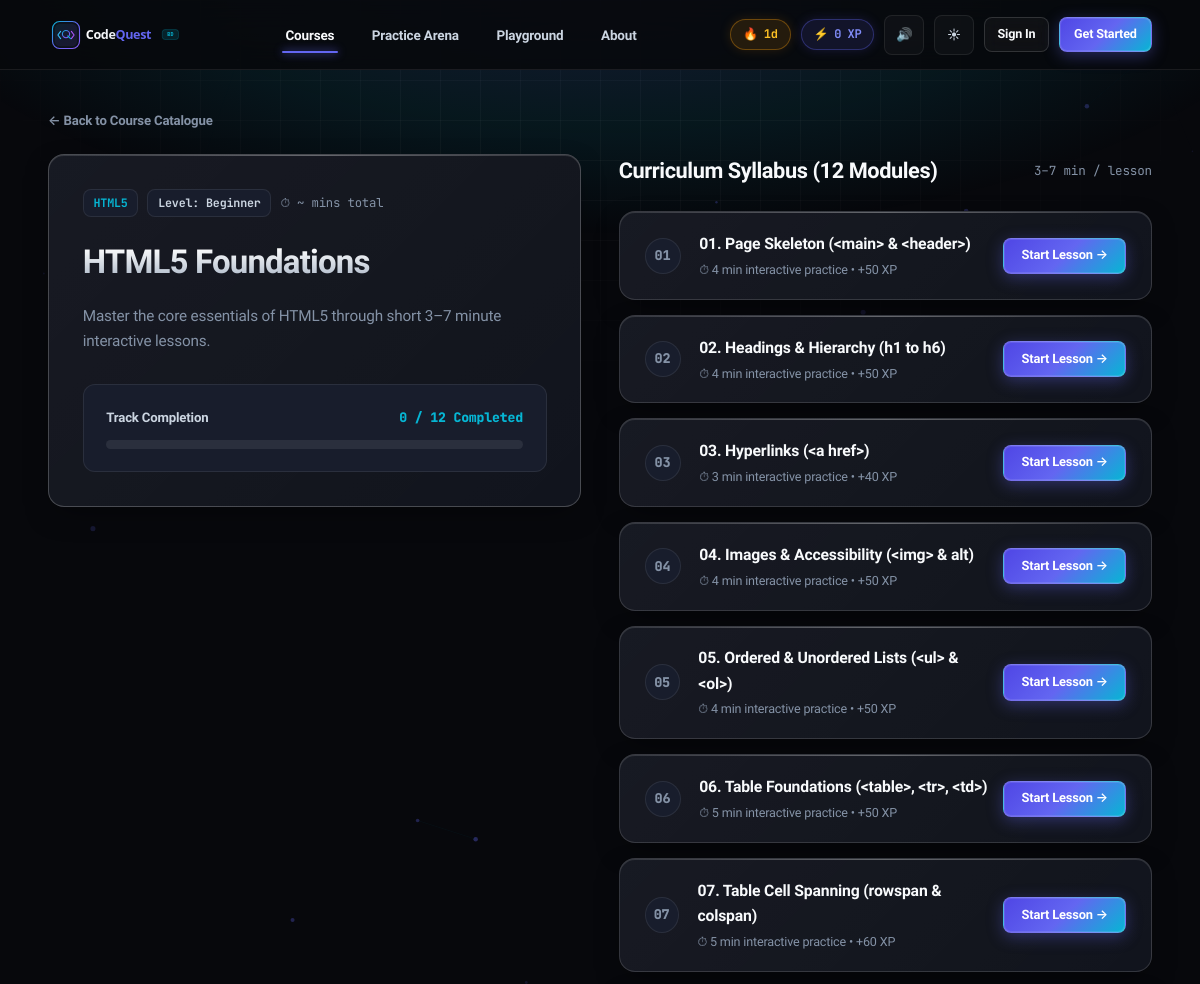
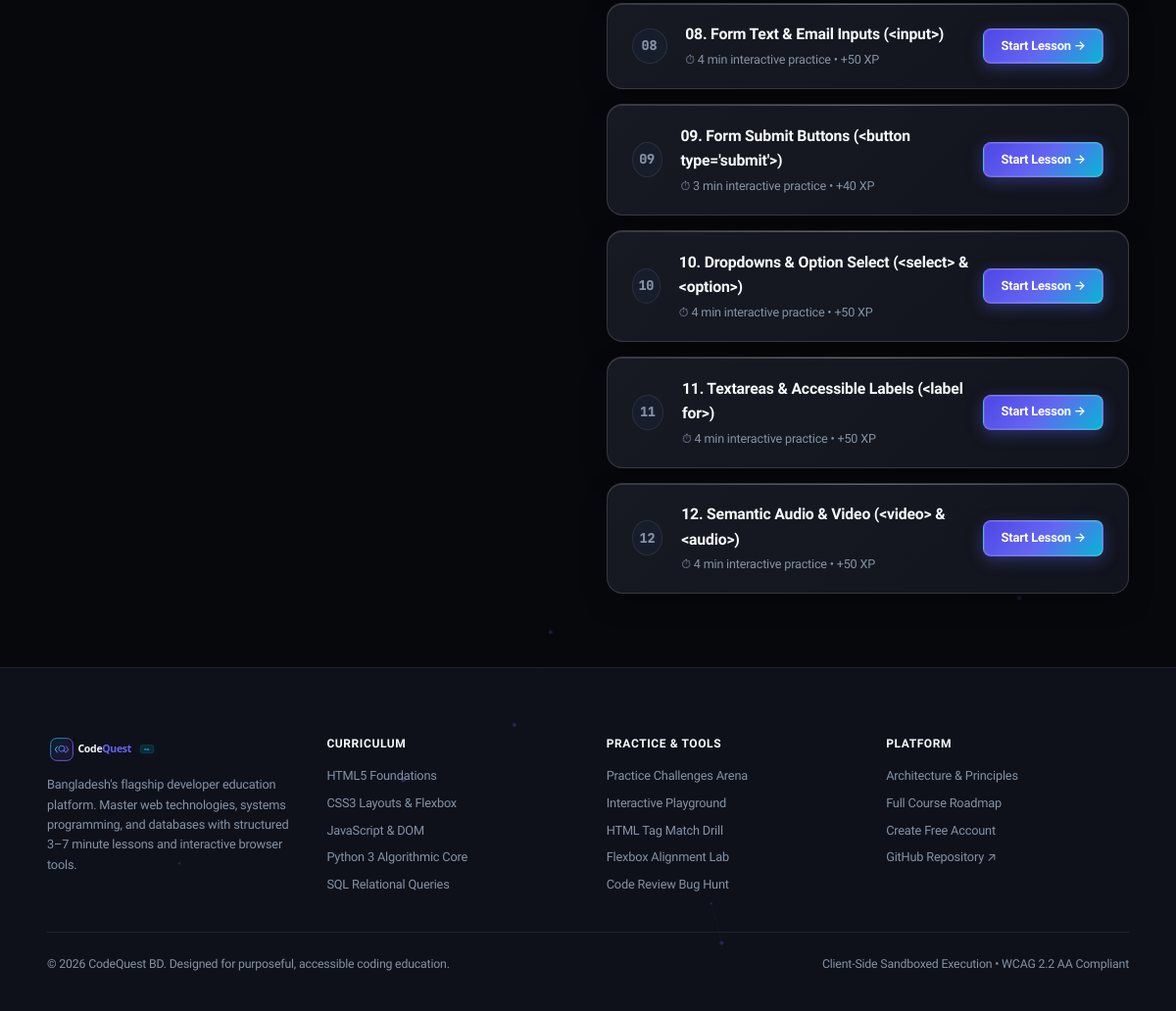
The page /courses/html-core/ on the database its author committed (2 pictures, top to bottom).
### learn/models.py (models this page shows, shortened)
class Course(models.Model):
    language = models.ForeignKey(Language, on_delete=models.CASCADE, related_name="courses")
    title = models.CharField(max_length=160)
    slug = models.SlugField(max_length=160, unique=True)
    description = models.TextField()
    level = models.CharField(max_length=40, default="Beginner")
    order = models.PositiveIntegerField(default=0)
    xp_reward = models.PositiveIntegerField(default=200)
    class Meta:
        ordering = ["order", "id"]

class Language(models.Model):
    name = models.CharField(max_length=80, unique=True)
    slug = models.SlugField(max_length=80, unique=True)
    short_code = models.CharField(max_length=16, default="CODE")
    category = models.CharField(max_length=80, default="Core Foundations")
    summary = models.CharField(max_length=240)
    icon_svg = models.TextField(blank=True, default="")
    order = models.PositiveIntegerField(default=0)
    is_active = models.BooleanField(default=True)
    class Meta:
        ordering = ["order", "name"]

class Lesson(models.Model):
    EXECUTION_TYPES = [
        ("IFRAME", "HTML/CSS/JS Live Preview (Sandboxed iframe)"),
        ("PYODIDE", "Python 3 Client-Side WASM (Pyodide)"),
        ("SQL", "SQL Browser Database (sql.js WASM)"),
        ("PREDICT", "Predict the Output (C, Java, PHP, Bash)"),
        ("QUIZ", "Fill-the-Blank & Multiple Choice"),
    ]
    course = models.ForeignKey(Course, on_delete=models.CASCADE, related_name="lessons")
    title = models.CharField(max_length=200)
    slug = models.SlugField(max_length=200)
    order = models.PositiveIntegerField(default=1)
    est_minutes = models.PositiveIntegerField(default=5, help_text="Bite-sized duration (3-7 min)")
    xp = models.PositiveIntegerField(default=50)
    execution_type = models.CharField(max_length=20, choices=EXECUTION_TYPES, default="IFRAME")
    body_md = models.TextField(help_text="Short markdown explanation (max ~150 words + diagram/example)")
    diagram_svg = models.TextField(blank=True, default="", help_text="Optional clean inline SVG diagram")
    task_prompt = models.TextField(help_text="Clear single task description")
    starter_code = models.TextField(help_text="Initial code placed in editor")
    solution = models.TextField(help_text="Working solution code")
    tests_json = models.JSONField(
        default=list,
        blank=True,
        help_text="List of test checks: [{'id': 'c1', 'desc': 'Has <h1> tag', 'type': 'dom_exists', 'query': 'h1'}]"
    )
    hints_json = models.JSONField(
        default=list,
        blank=True,
        help_text="Hint ladder: ['Hint 1: Check your syntax', 'Hint 2: Use display: flex']"
    )
    class Meta:
        ordering = ["course__order", "order", "id"]
        unique_together = ("course", "slug")

### learn/views.py (the view)
# urls.py: path("courses/<slug:course_slug>/", views.course_detail, name="course_detail"),
def course_detail(request, course_slug):
    course = get_object_or_404(Course.objects.select_related("language").prefetch_related("lessons"), slug=course_slug)
    lessons = list(course.lessons.all())
    completed_ids = set()
    if request.user.is_authenticated:
        completed_ids = set(
            request.user.progress.filter(lesson__course=course, status="COMPLETED").values_list("lesson_id", flat=True)
        )
    return render(
        request,
        "learn/course_detail.html",
        {
            "course": course,
            "lessons": lessons,
            "completed_ids": completed_ids,
        },
    )

### learn/context_processors.py (called while the page is built, shortened)
def global_stats(request):
    xp = 0
    streak = 1
    completed_ids = []
    return {
        "ADMIN_URL": getattr(settings, "ADMIN_URL", "hidden-core-cms"),
        "user_xp": xp,
        "user_streak": streak,
        "completed_lesson_ids": completed_ids,
        "nav_languages": Language.objects.filter(is_active=True).prefetch_related("courses")[:6],
    }

### templates/learn/course_detail.html (shortened to what this page needs)
{% extends "base.html" %}
{% block content %}
<div class="shell" style="padding-top: 2.5rem; padding-bottom: 5rem;">
  <nav aria-label="Breadcrumb" style="margin-bottom: 1.5rem;">
    <a href="{% url 'catalogue' %}" style="font-size: 0.88rem; color: var(--text-muted); text-decoration: none; display: inline-flex; align-items: center; gap: 0.4rem; font-weight: 600;">
      &larr; Back to Course Catalogue
    </a>
  </nav>
  <div style="display: grid; grid-template-columns: repeat(auto-fit, minmax(360px, 1fr)); gap: 2.5rem; align-items: start;">
    <div class="cq-card" style="padding: 2.25rem; border: 1px solid var(--border-strong); position: sticky; top: 90px;">
      <div style="display: flex; flex-wrap: wrap; gap: 0.6rem; align-items: center; margin-bottom: 1.25rem;">
        <span style="font-size: 0.78rem; font-family: var(--font-mono); font-weight: 700; background: var(--bg-panel); border: 1px solid var(--border-subtle); padding: 0.25rem 0.65rem; border-radius: var(--radius-sm); color: var(--accent-secondary);">
          {{ course.language.name }}
        </span>
        <span style="font-size: 0.78rem; font-family: var(--font-mono); font-weight: 700; background: var(--bg-panel); border: 1px solid var(--border-subtle); padding: 0.25rem 0.65rem; border-radius: var(--radius-sm); color: var(--text-secondary);">
          Level: {{ course.level }}
        </span>
        <span style="font-size: 0.82rem; color: var(--text-muted); font-family: var(--font-mono);">
          ⏱ ~{{ course.estimated_time_minutes }} mins total
        </span>
      </div>
      <h1 style="font-size: 2.2rem; font-weight: 800; color: var(--text-primary); letter-spacing: -0.025em; margin-bottom: 1rem;" class="headline-gradient">
        {{ course.title }}
      </h1>
      <p style="font-size: 1.02rem; color: var(--text-muted); line-height: 1.65; margin-bottom: 2rem;">
        {{ course.description }}
      </p>
      <div style="background: var(--bg-panel); padding: 1.5rem; border-radius: var(--radius-md); border: 1px solid var(--border-subtle);">
        <div style="display: flex; align-items: center; justify-content: space-between; font-size: 0.88rem; margin-bottom: 0.75rem;">
          <span style="color: var(--text-secondary); font-weight: 700;">Track Completion</span>
          <span style="font-family: var(--font-mono); color: var(--accent-secondary); font-weight: 800;">
            {{ completed_ids|length }} / {{ lessons|length }} Completed
          </span>
        </div>
        <div class="progress-bar-bg">
        </div>
      </div>
    </div>
    <div>
      <div style="display: flex; justify-content: space-between; align-items: center; margin-bottom: 1.5rem;">
        <h2 style="font-size: 1.45rem; font-weight: 800; color: var(--text-primary); letter-spacing: -0.02em; margin: 0;">
          Curriculum Syllabus ({{ lessons|length }} Modules)
        </h2>
        <span style="font-size: 0.84rem; color: var(--text-muted); font-family: var(--font-mono);">
          3–7 min / lesson
        </span>
      </div>
      <div style="display: flex; flex-direction: column; gap: 1rem;">
        {% for lesson in lessons %}
        <div class="cq-card cq-card-interactive" style="padding: 1.25rem 1.65rem; display: flex; flex-direction: row; align-items: center; justify-content: space-between; gap: 1rem;">
          <div style="display: flex; align-items: center; gap: 1.25rem;">
            <div style="font-family: var(--font-mono); font-size: 0.9rem; font-weight: 800; width: 36px; height: 36px; border-radius: 50%; display: flex; align-items: center; justify-content: center; background: {% if lesson.id in completed_ids %}var(--success-subtle){% else %}var(--bg-panel){% endif %}; color: {% if lesson.id in completed_ids %}var(--success){% else %}var(--text-muted){% endif %}; border: 1px solid {% if lesson.id in completed_ids %}rgba(16, 185, 129, 0.35){% else %}var(--border-subtle){% endif %};">
              {% if lesson.id in completed_ids %}
                ✓
              {% else %}
                {{ forloop.counter|stringformat:"02d" }}
              {% endif %}
            </div>
            <div>
              <h3 style="font-size: 1.05rem; font-weight: 700; color: var(--text-primary); margin-bottom: 0.25rem;">
                <a href="{% url 'lesson_detail' course.slug lesson.slug %}" style="color: inherit; text-decoration: none;">
                  {{ lesson.title }}
                </a>
              </h3>
              <div style="font-size: 0.84rem; color: var(--text-muted);">
                ⏱ {{ lesson.est_minutes }} min interactive practice &bull; +{{ lesson.xp }} XP
              </div>
            </div>
          </div>
          <div>
            {% if lesson.id in completed_ids %}
              <a href="{% url 'lesson_detail' course.slug lesson.slug %}" class="btn btn-ghost" style="padding: 0.45rem 1rem; font-size: 0.84rem; color: var(--success); border-color: rgba(16, 185, 129, 0.35);">
                Review &rarr;
              </a>
            {% else %}
              <a href="{% url 'lesson_detail' course.slug lesson.slug %}" class="btn btn-primary" style="padding: 0.45rem 1.15rem; font-size: 0.86rem;">
                Start Lesson &rarr;
              </a>
            {% endif %}
          </div>
        </div>
        {% empty %}
        <div style="text-align: center; padding: 3rem; color: var(--text-muted); background: var(--bg-surface); border-radius: var(--radius-md); border: 1px solid var(--border-subtle);">
          No lessons currently configured for this track.
        </div>
        {% endfor %}
      </div>
    </div>
  </div>
</div>
{% endblock %}

### static/css/codequest.css (style rules this page uses)
:root, [data-theme="dark"] { --bg-canvas: #07080c; --bg-surface: #0e111a; --bg-surface-elevated: #141824; --bg-panel: #181d2c; --bg-input: #0a0d14; --bg-glass: rgba(7, 8, 12, 0.88); --border-subtle: rgba(255, 255, 255, 0.08); --border-medium: rgba(255, 255, 255, 0.14); --border-strong: rgba(255, 255, 255, 0.22); --border-glow: rgba(99, 102, 241, 0.45); --text-primary: #f8fafc; --text-secondary: #cbd5e1; --text-muted: #8492a6; --text-dim: #4b5568; --accent: #6366f1; --accent-hover: #4f46e5; --accent-primary: #6366f1; --accent-secondary: #06b6d4; --accent-glow: rgba(99, 102, 241, 0.28); --accent-subtle: rgba(99, 102, 241, 0.12); --accent-gradient: linear-gradient(135deg, #38bdf8 0%, #818cf8 50%, #c084fc 100%); --accent-gradient-btn: linear-gradient(135deg, #4f46e5 0%, #6366f1 50%, #06b6d4 100%); --success: #10b981; --success-glow: rgba(16, 185, 129, 0.25); --success-subtle: rgba(16, 185, 129, 0.12); --warning: #f59e0b; --warning-glow: rgba(245, 158, 11, 0.25); --warning-subtle: rgba(245, 158, 11, 0.12); --danger: #ef4444; --danger-glow: rgba(239, 68, 68, 0.25); --danger-subtle: rgba(239, 68, 68, 0.12); --lang-html: #f97316; --lang-css: #38bdf8; --lang-js: #facc15; --lang-py: #34d399; --lang-sql: #c084fc; --font-sans: 'Plus Jakarta Sans', -apple-system, BlinkMacSystemFont, "Segoe UI", Roboto, sans-serif; --font-mono: 'JetBrains Mono', ui-monospace, Menlo, Consolas, monospace; --radius-xs: 4px; --radius-sm: 8px; --radius-md: 12px; --radius-lg: 16px; --radius-xl: 22px; --shadow-subtle: 0 1px 2px rgba(0, 0, 0, 0.4); --shadow-card: 0 8px 24px -4px rgba(0, 0, 0, 0.5), 0 0 0 1px rgba(255, 255, 255, 0.05) inset; --shadow-elevated: 0 18px 40px -6px rgba(0, 0, 0, 0.65), 0 0 0 1px rgba(255, 255, 255, 0.08) inset; --shadow-glow: 0 0 36px -4px rgba(99, 102, 241, 0.35); --ease: cubic-bezier(0.16, 1, 0.3, 1); }
*, *::before, *::after { box-sizing: border-box; margin: 0; padding: 0; }
html { font-size: 15px; scroll-behavior: smooth; -webkit-text-size-adjust: 100%; }
body { background-color: var(--bg-canvas); color: var(--text-primary); font-family: var(--font-sans); line-height: 1.6; letter-spacing: -0.012em; min-height: 100vh; display: flex; flex-direction: column; overflow-x: hidden; -webkit-font-smoothing: antialiased; -moz-osx-font-smoothing: grayscale; position: relative; transition: background-color 0.2s var(--ease), color 0.2s var(--ease); }
.shell { width: 100%; max-width: 1560px; margin: 0 auto; padding: 0 clamp(1.5rem, 4vw, 4rem); position: relative; z-index: 1; }
.btn { display: inline-flex; align-items: center; justify-content: center; gap: 0.55rem; padding: 0.65rem 1.35rem; border-radius: var(--radius-sm); font-size: 0.88rem; font-weight: 600; cursor: pointer; text-decoration: none; transition: all 0.18s var(--ease); border: 1px solid transparent; font-family: inherit; white-space: nowrap; position: relative; }
.btn-primary { background: var(--accent-gradient-btn); color: #ffffff !important; border: 1px solid rgba(255, 255, 255, 0.2); box-shadow: 0 4px 16px rgba(99, 102, 241, 0.35), 0 0 0 1px rgba(255, 255, 255, 0.1) inset; }
.cq-card { background: linear-gradient(135deg, rgba(255, 255, 255, 0.04) 0%, rgba(255, 255, 255, 0.01) 100%), var(--bg-surface); border: 1px solid var(--border-medium); border-radius: var(--radius-lg); padding: 1.85rem; box-shadow: inset 0 1px 0 0 rgba(255, 255, 255, 0.12), 0 10px 30px -10px rgba(0, 0, 0, 0.5); position: relative; transition: all 0.25s cubic-bezier(0.16, 1, 0.3, 1); overflow: hidden; backdrop-filter: blur(16px); -webkit-backdrop-filter: blur(16px); }
.cq-card::before { content: ''; position: absolute; top: 0; left: 0; right: 0; height: 1px; background: linear-gradient(90deg, transparent 0%, rgba(255, 255, 255, 0.25) 50%, transparent 100%); pointer-events: none; }
.cq-card-interactive { cursor: pointer; text-decoration: none; display: flex; flex-direction: column; transform-style: preserve-3d; perspective: 1000px; }
.headline-gradient { background: linear-gradient(180deg, #FFFFFF 20%, #94a3b8 100%); -webkit-background-clip: text; -webkit-text-fill-color: transparent; }
.progress-bar-bg { width: 100%; height: 9px; background: rgba(255, 255, 255, 0.08); border-radius: 999px; overflow: hidden; }

### rows shown on the page
Course: language.name "HTML5", level "Beginner", title "HTML5 Foundations", description "Master the core essentials of HTML5 through short 3–7 minute interactive lessons."
Lesson: title "01. Page Skeleton (<main> & <header>)", est_minutes "4", xp "50", shows "Start Lesson →"
Lesson: title "02. Headings & Hierarchy (h1 to h6)", est_minutes "4", xp "50", shows "Start Lesson →"
Lesson: title "03. Hyperlinks (<a href>)", est_minutes "3", xp "40", shows "Start Lesson →"
Lesson: title "04. Images & Accessibility (<img> & alt)", est_minutes "4", xp "50", shows "Start Lesson →"
Lesson: title "05. Ordered & Unordered Lists (<ul> & <ol>)", est_minutes "4", xp "50", shows "Start Lesson →"
Lesson: title "06. Table Foundations (<table>, <tr>, <td>)", est_minutes "5", xp "50", shows "Start Lesson →"
Lesson: title "07. Table Cell Spanning (rowspan & colspan)", est_minutes "5", xp "60", shows "Start Lesson →"
Lesson: title "08. Form Text & Email Inputs (<input>)", est_minutes "4", xp "50", shows "Start Lesson →"
Lesson: title "09. Form Submit Buttons (<button type='submit'>)", est_minutes "3", xp "40", shows "Start Lesson →"
Lesson: title "10. Dropdowns & Option Select (<select> & <option>)", est_minutes "4", xp "50", shows "Start Lesson →"
Lesson: title "11. Textareas & Accessible Labels (<label for>)", est_minutes "4", xp "50", shows "Start Lesson →"
Lesson: title "12. Semantic Audio & Video (<video> & <audio>)", est_minutes "4", xp "50", shows "Start Lesson →"

### other values the page prints
{{ user_streak }} "1"
{{ user_xp }} "0"
{{ completed_ids|length }} "0"
{{ lessons|length }} "12"
